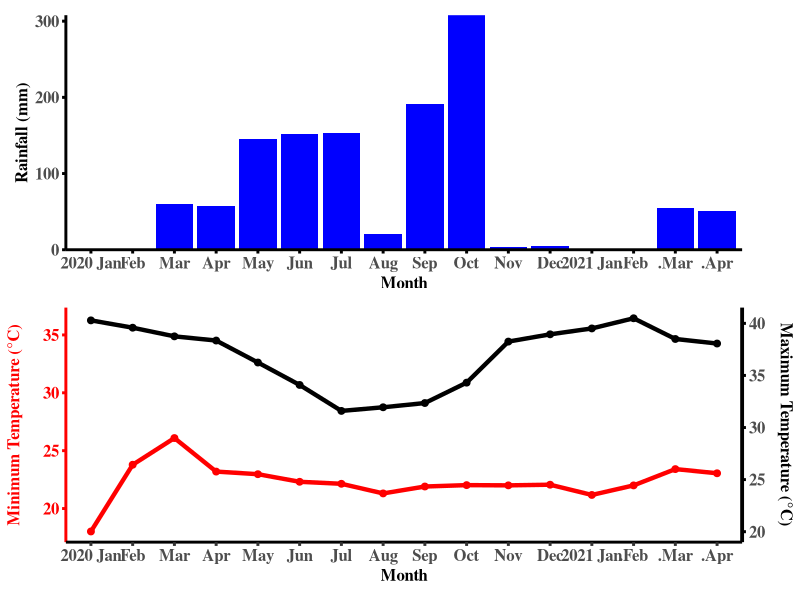
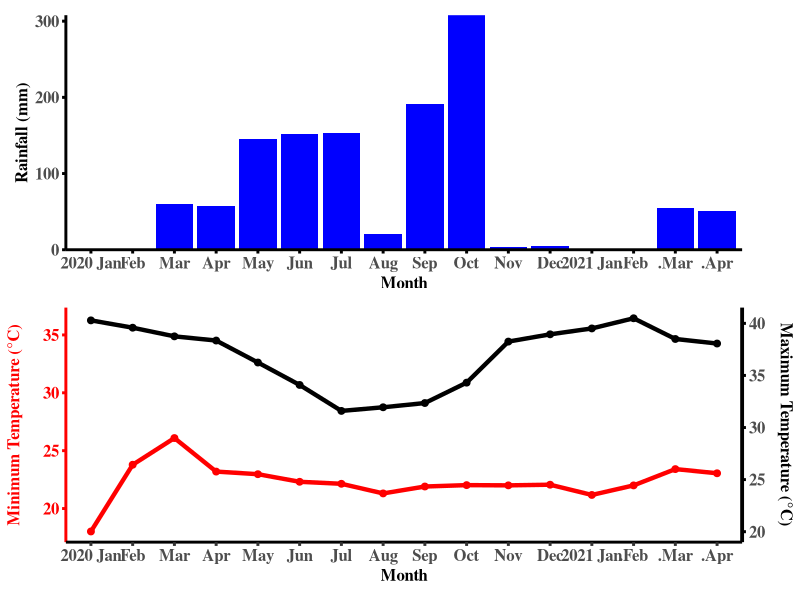

Write R code to recreate these figures, in order.
## loading of my library ####
library(tidyverse)
library(readxl)
library(patchwork)
#data<-read_excel(file.choose(),sheet ='Sheet2' )
data<-read.csv('data.csv')
data$Month<-factor(data$Month,levels = c('2020 Jan','Feb','Mar','Apr','May','Jun','Jul','Aug','Sep','Oct','Nov','Dec','2021 Jan','.Feb','.Mar','.Apr'))

theme_set(theme_classic())
p1<-ggplot(data,aes(Month,Rainfall))+geom_col(fill='blue')+
  labs(x='Month',y='Rainfall (mm)')+
  theme(axis.title = element_text(size=12,face='bold',family = 'serif'),
        axis.text = element_text(size=12,face='bold',family='serif'),
        axis.line = element_line(size = 1,colour='black'),
        axis.ticks = element_line(size=1,colour = 'black'))+
  scale_y_continuous(expand = c(0,0))


p2<-ggplot(data,aes(Month,Min.T,group=1))+geom_point(colour='red',size=2)+geom_line(colour='red',size=1.5)+geom_point(colour='black',size=2,aes(Month,MaxT))+geom_line(colour='black',size=1.5,aes(Month,MaxT))+
  scale_y_continuous(name='Minimum Temperature (°C)',sec.axis = sec_axis(trans = ~./0.9,name = 'Maximum Temperature (°C)'))+
  theme(axis.title.y.right =  element_text(vjust=3,size=12,face = 'bold',family = 'serif'),axis.text.y.right = element_text(size=12,face='bold',family = 'serif'),
        axis.line.y.right = element_line(size=1.3,colour='black'),
        axis.ticks.y.right = element_line(size=1,colour = 'black'),
        axis.title.y.left = element_text(vjust=3,size=12,face='bold',family = 'serif',colour='red'),
        axis.text.y.left = element_text(size=12,face = 'bold',family = 'serif',colour='red'),
        axis.line.y.left = element_line(size=1,colour = 'red'),
        axis.ticks.y.left=element_line(size=1,colour='red'),
        axis.title.x = element_text(size=12,face='bold',family = 'serif'),
        axis.text.x = element_text(size=12,face='bold',family = 'serif'),
        axis.ticks.x = element_line(size=1),
        axis.line.x = element_line(size=1))
p1/p2

ggsave('plot.tiff',height = 5,width = 6,dpi = 300)        
        